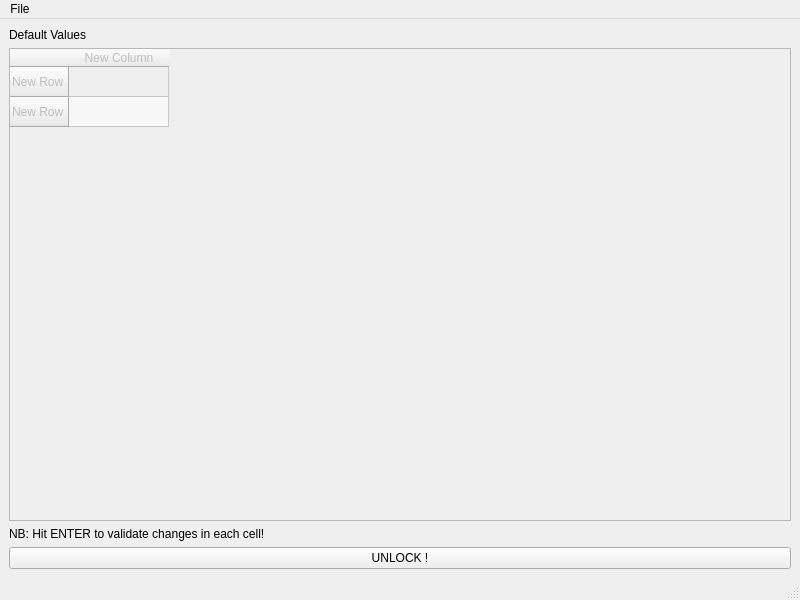
<?xml version="1.0" encoding="UTF-8"?>
<ui version="4.0">
 <class>MainWindow</class>
 <widget class="QMainWindow" name="MainWindow">
  <property name="windowModality">
   <enum>Qt::NonModal</enum>
  </property>
  <property name="geometry">
   <rect>
    <x>0</x>
    <y>0</y>
    <width>800</width>
    <height>600</height>
   </rect>
  </property>
  <property name="windowTitle">
   <string>Settings</string>
  </property>
  <widget class="QWidget" name="centralwidget">
   <layout class="QVBoxLayout" name="verticalLayout">
    <item>
     <widget class="QLabel" name="label">
      <property name="text">
       <string>Default Values</string>
      </property>
     </widget>
    </item>
    <item>
     <widget class="QTableWidget" name="tableWidget">
      <property name="enabled">
       <bool>false</bool>
      </property>
      <property name="alternatingRowColors">
       <bool>true</bool>
      </property>
      <row>
       <property name="text">
        <string>New Row</string>
       </property>
      </row>
      <row>
       <property name="text">
        <string>New Row</string>
       </property>
      </row>
      <column>
       <property name="text">
        <string>New Column</string>
       </property>
      </column>
     </widget>
    </item>
    <item>
     <widget class="QLabel" name="label_2">
      <property name="text">
       <string>NB: Hit ENTER to validate changes in each cell!</string>
      </property>
     </widget>
    </item>
    <item>
     <widget class="QPushButton" name="lockButton">
      <property name="text">
       <string>UNLOCK !</string>
      </property>
     </widget>
    </item>
   </layout>
  </widget>
  <widget class="QMenuBar" name="menubar">
   <property name="geometry">
    <rect>
     <x>0</x>
     <y>0</y>
     <width>800</width>
     <height>25</height>
    </rect>
   </property>
   <widget class="QMenu" name="menuFile">
    <property name="title">
     <string>File</string>
    </property>
    <addaction name="separator"/>
    <addaction name="actionReset"/>
    <addaction name="separator"/>
    <addaction name="actionSave"/>
   </widget>
   <addaction name="menuFile"/>
  </widget>
  <widget class="QStatusBar" name="statusbar"/>
  <action name="actionSave">
   <property name="enabled">
    <bool>false</bool>
   </property>
   <property name="text">
    <string>Save</string>
   </property>
  </action>
  <action name="actionReset">
   <property name="enabled">
    <bool>false</bool>
   </property>
   <property name="text">
    <string>Reset</string>
   </property>
  </action>
 </widget>
 <resources/>
 <connections>
  <connection>
   <sender>lockButton</sender>
   <signal>clicked()</signal>
   <receiver>MainWindow</receiver>
   <slot>edit_button()</slot>
   <hints>
    <hint type="sourcelabel">
     <x>399</x>
     <y>555</y>
    </hint>
    <hint type="destinationlabel">
     <x>399</x>
     <y>299</y>
    </hint>
   </hints>
  </connection>
 </connections>
 <slots>
  <slot>edit_button()</slot>
 </slots>
</ui>
